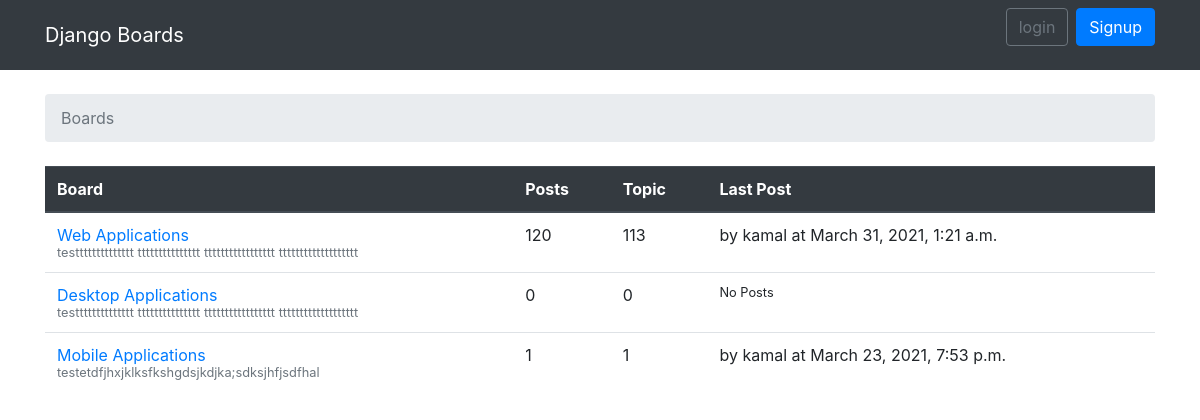
The page / on the database its author committed.
### boards/models.py (models this page shows, shortened)
class Board(models.Model):
  name = models.CharField(null=1,max_length=50,unique=1)
  description = models.CharField(null=1,max_length=150)
  def get_posts_count(self):
    return Post.objects.filter(topic__board=self).count()
  def get_last_post(self):
    return Post.objects.filter(topic__board=self).order_by('-created_dt').first()

class Post(models.Model):
  message = models.TextField(max_length=5000)
  topic = models.ForeignKey(Topic,related_name='posts',on_delete=models.CASCADE)
  created_by = models.ForeignKey(User,related_name='posts',on_delete=models.CASCADE)
  created_dt = models.DateTimeField(auto_now_add=1)
  updated_by = models.ForeignKey(User, on_delete=models.CASCADE,null=1,related_name='+')
  updated_dt = models.DateTimeField(null=1)

### boards/views.py (the view)
# urls.py: 2. Add a URL to urlpatterns:  path('', views.home, name='home')
def home(request):
  boards = Board.objects.all()
  return render(request,'home.html',{'boards':boards})

### templates/home.html (shortened to what this page needs)
{% extends 'base.html' %}
{% block breadcrumb %}
<li class="breadcrumb-item active">Boards</li>
{% endblock breadcrumb %}
{% block content %}
<table class="table">
  <thead class="thead-dark">
    <tr>
      <th>Board</th>
      <th>Posts</th>
      <th>Topic</th>
      <th>Last Post</th>
    </tr>
  </thead>
  <tbody>
    {% for board in boards %}
    <tr>
      <td> <a href="{% url 'board_topics'  board.pk %}">{{ board.name }}</a>
        <small class="text-muted d-block">{{ board.description }}</small>
      </td>
      <td>{{ board.get_posts_count }}</td>
      <td>{{ board.topics.count }}</td>
      <td>
        {% with post=board.get_last_post %}
          {% if post %}
            by {{ post.created_by.username }} at {{ post.created_dt }}
          {% else %}
            <small>No Posts</small>
          {% endif %}
        {% endwith %}
      </td>
    </tr>
    {% endfor %}
  </tbody>
</table>
{% endblock content %}

### rows shown on the page
Board: name "Web Applications", description "testttttttttttttt ttttttttttttttt ttttttttttttttttt ttttttttttttttttttt", get_posts_count "120", topics.count "113", get_last_post.created_by.username "kamal", get_last_post.created_dt "March 31, 2021, 1:21 a.m."
Board: name "Desktop Applications", description "testttttttttttttt ttttttttttttttt ttttttttttttttttt ttttttttttttttttttt", get_posts_count "0", topics.count "0", shows "No Posts"
Board: name "Mobile Applications", description "testetdfjhxjklksfkshgdsjkdjka;sdksjhfjsdfhal", get_posts_count "1", topics.count "1", get_last_post.created_by.username "kamal", get_last_post.created_dt "March 23, 2021, 7:53 p.m."
